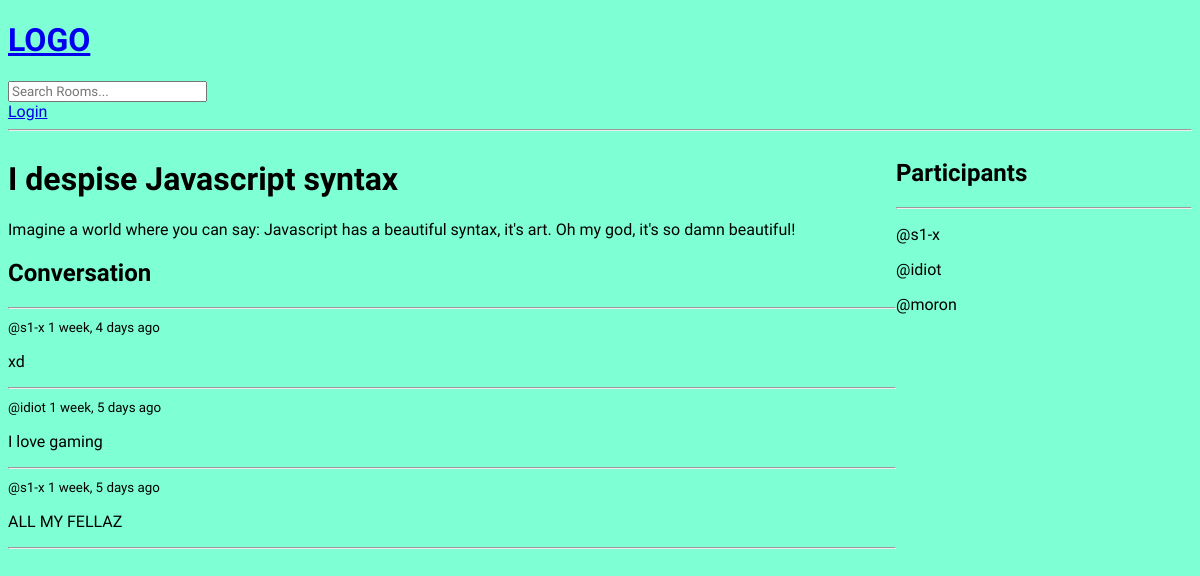
The page /room/1/ on the database its author committed.
### base/models.py (models this page shows, shortened)
class Room(models.Model):
    host = models.ForeignKey(User, on_delete=models.SET_NULL, null=True)
    topic = models.ForeignKey(Topic, on_delete=models.SET_NULL, null=True)
    name = models.CharField(max_length=200)
    description = models.TextField(null=True, blank=True)
    participants = models.ManyToManyField(User, related_name='participants', blank=True)
    updated = models.DateTimeField(auto_now=True)
    created = models.DateTimeField(auto_now_add=True)
    class Meta:
        ordering = ['-updated', '-created']

class Message(models.Model):
    user = models.ForeignKey(User, on_delete=models.CASCADE)
    room = models.ForeignKey(Room, on_delete=models.CASCADE)
    body = models.TextField()
    updated = models.DateTimeField(auto_now=True)
    created = models.DateTimeField(auto_now_add=True)
    class Meta:
        ordering = ['-updated', '-created']

### base/views.py (the view, shortened to what this page needs)
# urls.py: path('room/<str:pk>/', views.room, name="room"),
def room(request, pk):
    room = Room.objects.get(id=pk)
    room_messages = room.message_set.all()
    participants = room.participants.all()
    context = {'room': room, 'room_messages': room_messages,
               'participants': participants}
    return render(request, 'base/room.html', context)

### base/templates/base/room.html (shortened to what this page needs)
{% extends "main.html" %}
{% block content %}
<div class="room-container">
    <div>
        <h1>{{room.name}}</h1>
        <p>{{room.description}}</p>
        <div class="comment-wrapper">
            <h2>Conversation</h2>
            <hr>
            {% for message in room_messages %}
            <div>
                <small>@{{message.user}} {{message.created|timesince}} ago</small>
                <p>{{message.body}}</p>
                <hr>
            </div>
            {% endfor %}
        </div>
    </div>
    <div>
        <h2>Participants</h2>
        <hr>
        {% for user in participants %}
         <div>
            <p>@{{user.username}}</p>
         </div>
        {% endfor %}
    </div>
</div>
{% endblock %}

### static/CSS/styles.css (style rules this page uses)
body { background-color: aquamarine; }
* { font-family: "Quicksand", serif; line-height: normal; list-style-type: none; }

### base/templates/base/room.html (style rules this page uses)
.room-container { display: grid; grid-template-columns: 3fr 1fr; }

### rows shown on the page
Room: name "I despise Javascript syntax", description "Imagine a world where you can say: Javascript has a beautiful syntax, it's art. Oh my god, it's so damn beautiful!"
Message: user "s1-x", created "1 week, 4 days", body "xd"
Message: user "idiot", created "1 week, 5 days", body "I love gaming"
Message: user "s1-x", created "1 week, 5 days", body "ALL MY FELLAZ"

### other values the page prints
{{ user.username }} "s1-x"
{{ user.username }} "idiot"
{{ user.username }} "moron"
